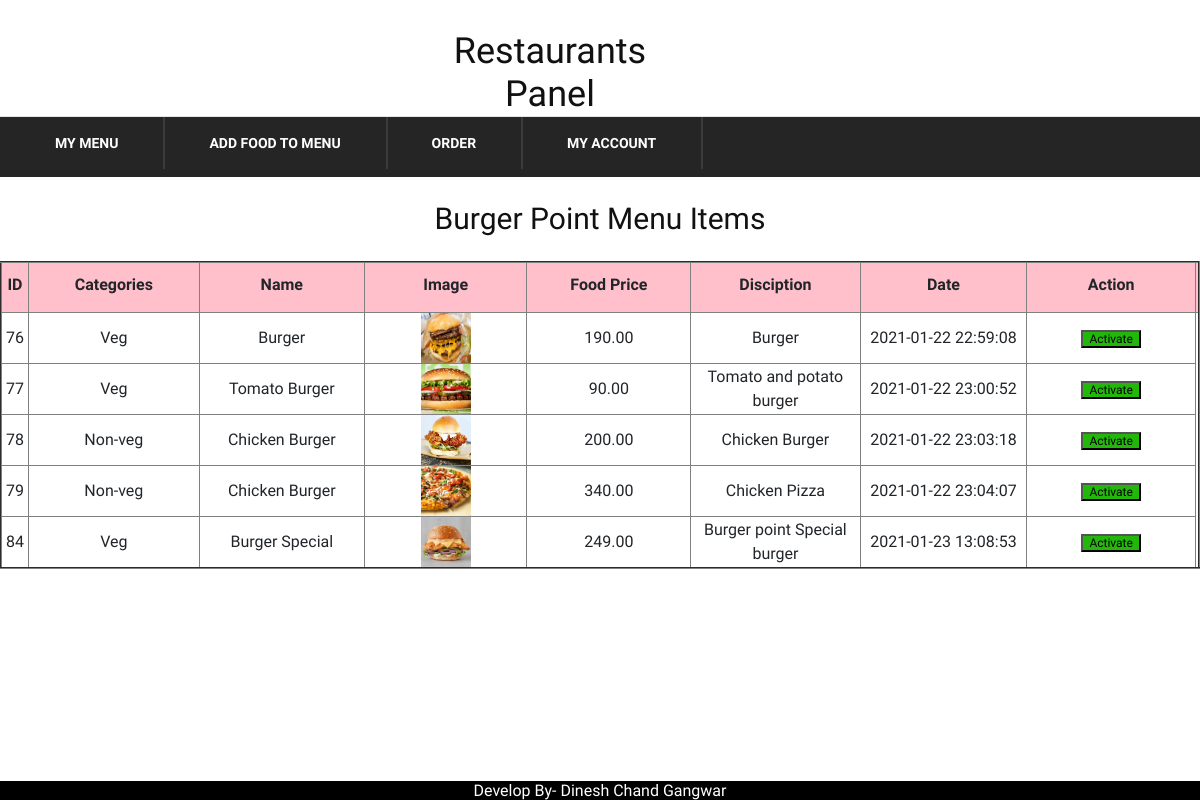
The page /admin.php (signed in) on the database its author committed.
### tables this page shows
CREATE TABLE `menuitem` (
  `id` int(11) NOT NULL,
  `restaurants_name` varchar(100) NOT NULL,
  `food_name` varchar(250) NOT NULL,
  `food_price` double(10,2) NOT NULL,
  `image` varchar(250) NOT NULL,
  `discription` varchar(1000) NOT NULL,
  `activate_status` int(11) NOT NULL DEFAULT '1',
  `category` varchar(24) NOT NULL,
  `added_at` datetime NOT NULL DEFAULT CURRENT_TIMESTAMP
);

### admin.php (the view, shortened to what this page needs)
 <?php
    include('config.php');
 include('adminheader.php');
?>
 <br>
                  <h3 align="center"><?php echo $_SESSION["fname"]; ?> Menu Items</h3><br>
 <table border="2px"  style="padding-top:200px ">
             <thead>
              <tr style="background-color: pink ">
                 <th style="width: 30px">ID</th>
                 <th style="width: 200px">Categories</th>
                 <th style="width: 200px">Name</th>
                 <th style="width: 200px">Image</th>
                 <th style="width: 200px">Food Price</th>
                 <th style="width: 200px">Disciption</th>
                 <th style="width: 200px">Date</th>
                 <th style="width: 200px">Action</th>
                 <th></th>
              </tr>
             </thead>
             <tbody>
              <?php
              $hotel_name=$_SESSION['fname'];
             $result = mysqli_query($link,"SELECT * FROM `menuitem` where restaurants_name='$hotel_name' ");
              while($row = mysqli_fetch_assoc($result)){?>
              <tr>
                 <td style="padding:0 0px"><?php echo $row['id'];?></td>
                 <td style="padding:0 0px"><?php echo $row['category'];?></td>
                 <td style="padding:0 0px"><?php echo $row['food_name'];?></td>
                 <td style="padding:0 0px"><img src="<?php echo( $row['image']); ?>"  height="50" width="50" ></td>
                 <td><?php echo $row['food_price']?></td>
                 <td><?php echo $row['discription']?></td>
                 <td><?php echo $row['added_at']?></td>
                <td>
                <?php if($row['activate_status']==1){ ?>
                <div>
                <span class="badge badge-complete">
                <form action="" method="POST">
                        <button name="done" style="background-color: #23B70C">Activate </button>
                </form>
                </span>
                <?php } ?>
                </div>
                 </td>
              </tr>
              <?php } ?>
             </tbody>
            </table>
 <?php
include('footer.php');
    ?>

### rows shown on the page
menuitem: id "76", category "Veg", food_name "Burger", image (picture), food_price "190.00", discription "Burger", added_at "2021-01-22 22:59:08"
menuitem: id "77", category "Veg", food_name "Tomato Burger", image (picture), food_price "90.00", discription "Tomato and potato burger", added_at "2021-01-22 23:00:52"
menuitem: id "78", category "Non-veg", food_name "Chicken Burger", image (picture), food_price "200.00", discription "Chicken Burger", added_at "2021-01-22 23:03:18"
menuitem: id "79", category "Non-veg", food_name "Chicken Burger", image (picture), food_price "340.00", discription "Chicken Pizza", added_at "2021-01-22 23:04:07"
menuitem: id "84", category "Veg", food_name "Burger Special", image (picture), food_price "249.00", discription "Burger point Special burger", added_at "2021-01-23 13:08:53"

### other values the page prints
$_SESSION["fname"] "Burger Point"
